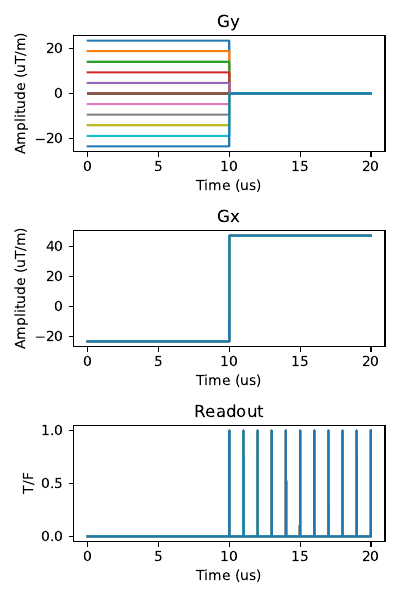

Here is the Python script that generated this plot:
from pygeneratesequence import *
import matplotlib.pyplot as plt
import numpy as np

# Declare params
num_fe_samples = 11
num_pe_samples = 11
kx_max = 1e-2 # 1 cm^{-1}
ky_max = 1e-2 # 1 cm^{-1}
kmove_time = 10e-6 # 10 us
adc_rate = 1e6 # 1 MHz
gyromagnetic_ratio = 2.675e8 #(s*T)^{-1}
delta_t = 1e-9 # 10 ns time step

# Compute readout pulses
readout_pulses = generate_kspace_pulses(num_fe_samples,num_pe_samples,kx_max,ky_max,kmove_time,adc_rate,gyromagnetic_ratio,delta_t)

# Check kx and ky samples
kx,ky = determine_kspace_sampling(readout_pulses,gyromagnetic_ratio,delta_t)
print(kx)
print()
print(ky)
print()

# Plot pulses
t_pulse = delta_t*np.arange(readout_pulses[0].length)
num_pulses = len(readout_pulses)
plt.figure(figsize=(4,6))
for pulse_no in range(num_pulses):
    pulse = readout_pulses[pulse_no]
    plt.subplot(311)
    plt.plot(t_pulse*1e6,pulse.Gy*1e6)
    plt.xlabel('Time (us)')
    plt.ylabel('Amplitude (uT/m)')
    plt.title('Gy')
    plt.subplot(312)
    plt.plot(t_pulse*1e6,pulse.Gx*1e6)
    plt.xlabel('Time (us)')
    plt.ylabel('Amplitude (uT/m)')
    plt.title('Gx')
    plt.subplot(313)
    plt.plot(t_pulse*1e6,pulse.readout)
    plt.xlabel('Time (us)')
    plt.ylabel('T/F')
    plt.title('Readout')
plt.tight_layout()
plt.savefig('kspace_pulses.pdf')
